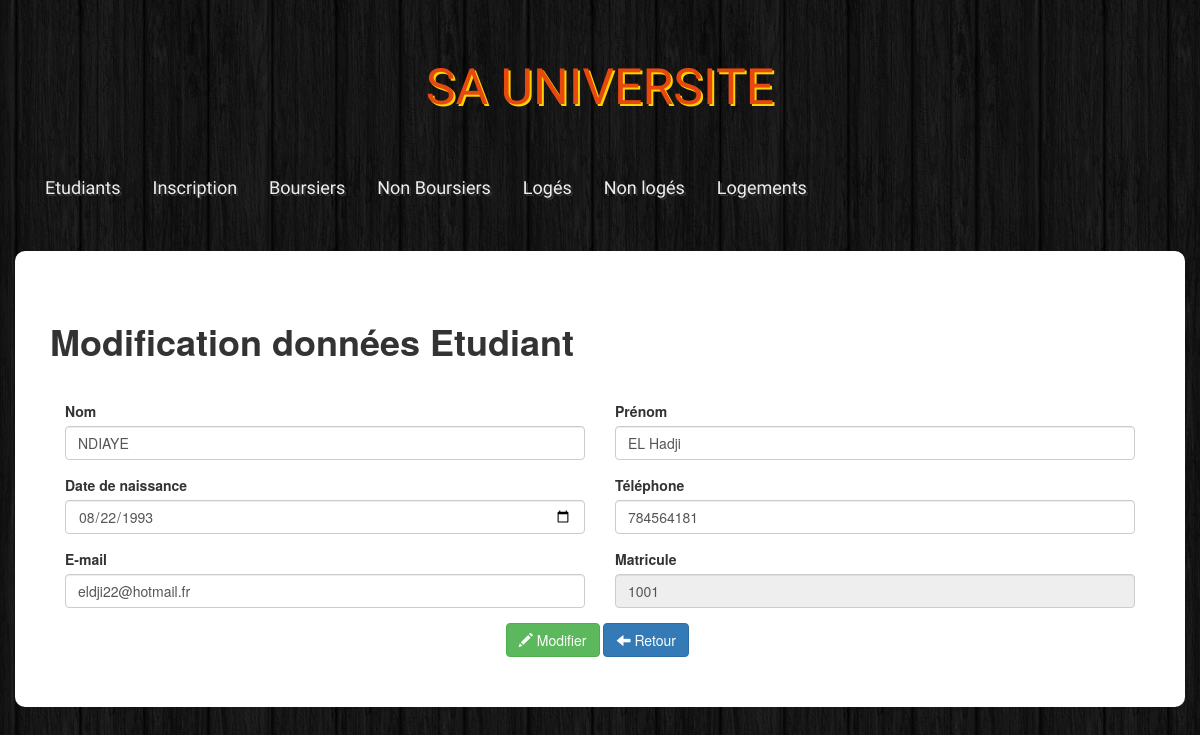
The app's page /update.php?matricule=1001 with its own data.
### tables this page shows
CREATE TABLE `etudiant` (
  `matricule` int(11) unsigned NOT NULL AUTO_INCREMENT,
  `nom` varchar(40) DEFAULT NULL,
  `prenom` varchar(40) DEFAULT NULL,
  `email` varchar(100) DEFAULT NULL,
  `tel` int(11) DEFAULT NULL,
  `date_naissance` date DEFAULT NULL,
  PRIMARY KEY (`matricule`),
  UNIQUE KEY `email` (`email`)
);

### class/EtudiantService.php (called while the page is built, shortened)
<?php
    class EtudiantService
    {
        private $_db;
        public function setDb(PDO $db)
        {
            $this->_db = $db;
            return $this;
        }
        public function find($matricule)
        {
            try
            {
                $matricule = (int) $matricule;
                $q = $this->_db->query('SELECT * FROM etudiant WHERE matricule ='.$matricule);
            }
            catch(Exception $e)
            {
            }
            return $q->fetch(PDO::FETCH_ASSOC);
        }
        function checkInput($data)
        {
          $data = trim($data);
          $data = stripslashes($data);
          $data = htmlspecialchars($data);
          return $data;
        }
    }
?>

### update.php (the view, shortened to what this page needs)
<?php
     $db = Database::connect('universite');
     $service = new EtudiantService($db);
     $bourseError = $nomError = $prenomError = $dateError = $telError = $emailError = $matriculeError = $name = $prenom = $date = $tel = $email = $matricule = "";
    if(!empty($_GET['matricule']))
    {
        $matricule = $service->checkInput($_GET['matricule']);
        $etudiant   = $service->find($matricule);
        $matricule  = $etudiant['matricule'];
        $nom        = $etudiant['nom'];
        $prenom     = $etudiant['prenom'];
        $date       = $etudiant['date_naissance'];
        $tel        = $etudiant['tel'];
        $email      = $etudiant['email'];
    }
?>
<?php require 'menu.php' ?>
        <div class="container admin">
            <div class="row">
                <h1><strong>Modification données Etudiant</strong></h1>
                <form class="form" action="update.php" role="form" method="post">
                    <br>
                    <div class="form-row">
                        <div class="form-group col-sm-6">
                            <label for="nom">Nom</label>
                            <input type="text" class="form-control" id="nom" placeholder="Nom" name="nom" value="<?php echo $nom; ?>">
                        </div>
                        <div class="form-group col-sm-6">
                            <label for="prenom">Prénom</label>
                            <input type="text" class="form-control" id="prenom" placeholder="Prenom" name="prenom" value="<?php echo $prenom ?>" >
                        </div>
                        <div class="form-group col-sm-6">
                            <label for="date">Date de naissance</label>
                            <input type="date" class="form-control" id="date" placeholder="Date de naissance" name="date" value="<?php echo $date; ?>">
                        </div>
                        <div class="form-group col-sm-6">
                            <label for="tel">Téléphone</label>
                            <input type="tel" class="form-control" id="tel" placeholder="Téléphone" name="tel" value="<?php echo $tel; ?>">
                        </div>
                        <div class="form-group col-sm-6">
                            <label for="prenom">E-mail</label>
                            <input type="email" class="form-control" id="email" placeholder="E-mail" name="email" value="<?php echo $email; ?>" >
                        </div>
                        <div class="form-group col-sm-6">
                            <label for="matricule">Matricule</label>
                            <input type="number" class="form-control" id="matricule" name="matricule" value="<?php echo $matricule; ?>" readonly>
                        </div>
                        <br/>
                        <br/>
                    </div>
                    <div class="row">
                    </div>
                    <div class="row">
                        <div class="col-lg-5"></div>
                        <button type="submit" class="btn btn-success"><span class="glyphicon glyphicon-pencil"></span> Modifier </button>
                        <a class="btn btn-primary" href="index.php"><span class="glyphicon glyphicon-arrow-left"></span> Retour </a>
                    </div>
                </form>
            </div>
        </div>
    </body>
</html>

### css/styles.css (style rules this page uses)
body { background: url(../images/bg.png); }
.admin { background: #fff; padding: 50px; border-radius: 10px; }

### records on screen
etudiant: nom "NDIAYE", prenom "EL Hadji", date "08/22/1993", tel "784564181", email "eldji22@hotmail.fr", matricule "1001"
